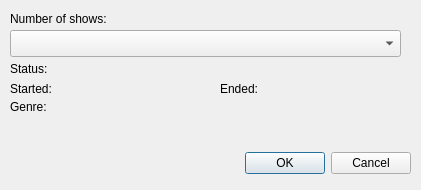
<?xml version="1.0" encoding="UTF-8"?>
<ui version="4.0">
 <class>SearchResults</class>
 <widget class="QDialog" name="SearchResults">
  <property name="windowModality">
   <enum>Qt::ApplicationModal</enum>
  </property>
  <property name="geometry">
   <rect>
    <x>0</x>
    <y>0</y>
    <width>421</width>
    <height>190</height>
   </rect>
  </property>
  <property name="windowTitle">
   <string>Search Results</string>
  </property>
  <widget class="QComboBox" name="comboNames">
   <property name="geometry">
    <rect>
     <x>10</x>
     <y>30</y>
     <width>391</width>
     <height>27</height>
    </rect>
   </property>
  </widget>
  <widget class="QLabel" name="labelNumber">
   <property name="geometry">
    <rect>
     <x>10</x>
     <y>10</y>
     <width>391</width>
     <height>17</height>
    </rect>
   </property>
   <property name="text">
    <string>Number of shows:</string>
   </property>
  </widget>
  <widget class="QLabel" name="labelStart">
   <property name="geometry">
    <rect>
     <x>10</x>
     <y>80</y>
     <width>191</width>
     <height>17</height>
    </rect>
   </property>
   <property name="text">
    <string>Started:</string>
   </property>
  </widget>
  <widget class="QLabel" name="labelEnd">
   <property name="geometry">
    <rect>
     <x>220</x>
     <y>80</y>
     <width>191</width>
     <height>17</height>
    </rect>
   </property>
   <property name="text">
    <string>Ended:</string>
   </property>
  </widget>
  <widget class="QLabel" name="labelStatus">
   <property name="geometry">
    <rect>
     <x>10</x>
     <y>60</y>
     <width>391</width>
     <height>17</height>
    </rect>
   </property>
   <property name="text">
    <string>Status:</string>
   </property>
  </widget>
  <widget class="QLabel" name="labelGenre">
   <property name="geometry">
    <rect>
     <x>10</x>
     <y>100</y>
     <width>391</width>
     <height>41</height>
    </rect>
   </property>
   <property name="text">
    <string>Genre:</string>
   </property>
   <property name="alignment">
    <set>Qt::AlignLeading|Qt::AlignLeft|Qt::AlignTop</set>
   </property>
   <property name="wordWrap">
    <bool>true</bool>
   </property>
  </widget>
  <widget class="QDialogButtonBox" name="buttonBox">
   <property name="geometry">
    <rect>
     <x>10</x>
     <y>150</y>
     <width>401</width>
     <height>27</height>
    </rect>
   </property>
   <property name="standardButtons">
    <set>QDialogButtonBox::Cancel|QDialogButtonBox::Ok</set>
   </property>
   <property name="centerButtons">
    <bool>false</bool>
   </property>
  </widget>
 </widget>
 <resources/>
 <connections>
  <connection>
   <sender>buttonBox</sender>
   <signal>rejected()</signal>
   <receiver>SearchResults</receiver>
   <slot>reject()</slot>
   <hints>
    <hint type="sourcelabel">
     <x>274</x>
     <y>163</y>
    </hint>
    <hint type="destinationlabel">
     <x>5</x>
     <y>175</y>
    </hint>
   </hints>
  </connection>
  <connection>
   <sender>buttonBox</sender>
   <signal>accepted()</signal>
   <receiver>SearchResults</receiver>
   <slot>accept()</slot>
   <hints>
    <hint type="sourcelabel">
     <x>368</x>
     <y>166</y>
    </hint>
    <hint type="destinationlabel">
     <x>417</x>
     <y>115</y>
    </hint>
   </hints>
  </connection>
 </connections>
</ui>
